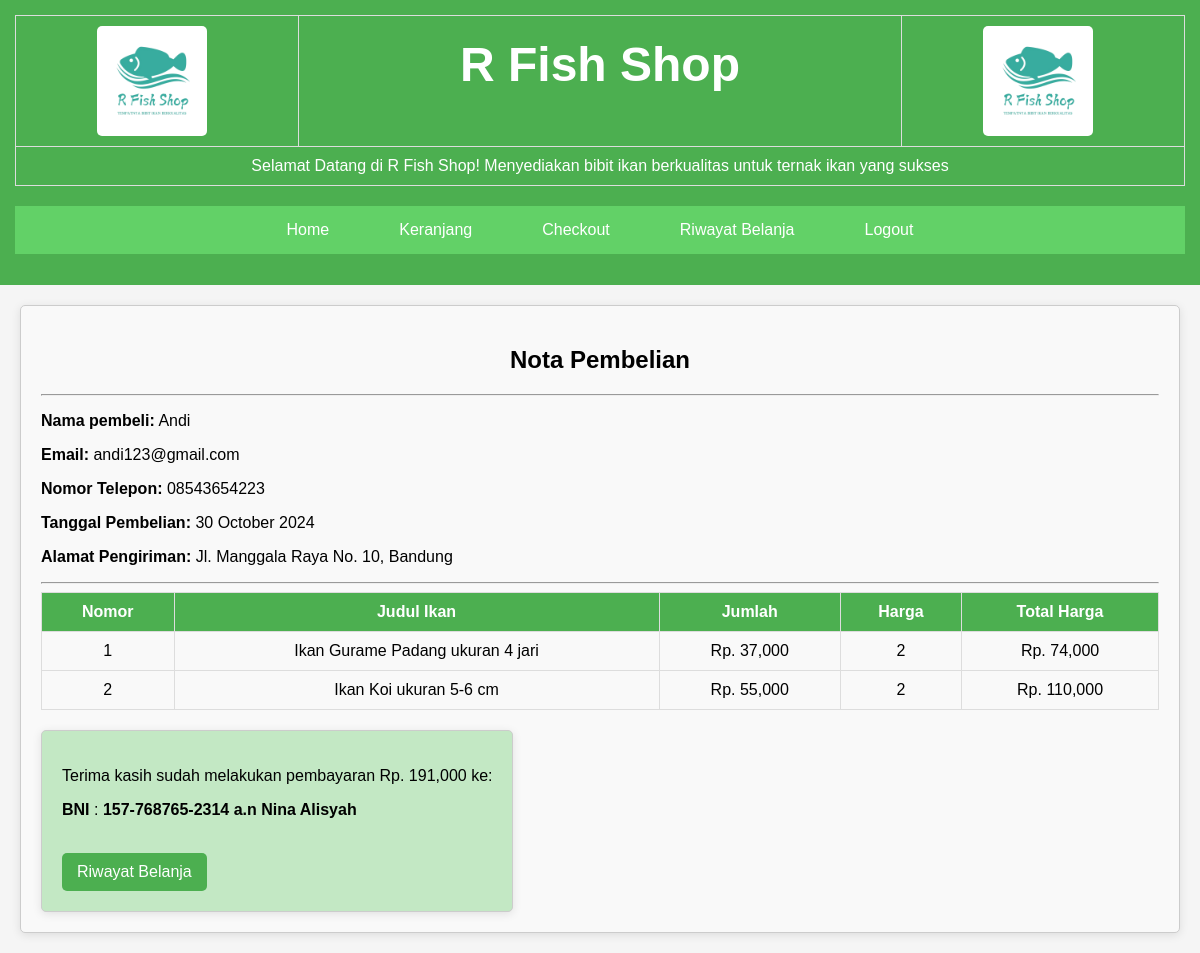
/nota.php?id_faktur=F002 (signed in), run on the app's committed database.
### tables this page shows
CREATE TABLE `faktur` (
  `id_faktur` varchar(10) NOT NULL,
  `tanggal_pembelian` date NOT NULL,
  `tanggal_pembayaran` varchar(20) NOT NULL,
  `total_harga` varchar(20) NOT NULL,
  `id_pelanggan` varchar(10) NOT NULL,
  `id_ongkir` varchar(10) NOT NULL,
  `id_metode` varchar(10) NOT NULL,
  `id_status` varchar(10) NOT NULL,
  `alamat_pengiriman` varchar(100) NOT NULL,
  `bukti_pembayaran` varchar(100) NOT NULL,
  `penilaian_produk` varchar(500) NOT NULL,
  `komplain` varchar(500) NOT NULL
);

CREATE TABLE `pelanggan` (
  `id_pelanggan` varchar(10) NOT NULL,
  `nama` varchar(50) NOT NULL,
  `email` varchar(50) NOT NULL,
  `telepon` varchar(15) NOT NULL,
  `alamat` varchar(100) NOT NULL,
  `password` varchar(20) NOT NULL
);

CREATE TABLE `transaksi` (
  `jumlah_pesanan` int(11) NOT NULL,
  `id_faktur` varchar(10) NOT NULL,
  `id_ikan` varchar(10) NOT NULL,
  `ikan` varchar(50) NOT NULL,
  `harga` varchar(20) NOT NULL,
  `subharga` varchar(20) NOT NULL
);

CREATE TABLE `ikan` (
  `id_ikan` varchar(10) NOT NULL,
  `nama_ikan` varchar(50) NOT NULL,
  `harga` varchar(20) NOT NULL,
  `foto` varchar(50) NOT NULL,
  `deskripsi` varchar(1000) NOT NULL,
  `stok` int(20) NOT NULL,
  `id_kategori` varchar(10) NOT NULL,
  `tanggal_masuk` date DEFAULT NULL
);

CREATE TABLE `metode_pembayaran` (
  `id_metode` varchar(10) NOT NULL,
  `metode` varchar(30) NOT NULL,
  `keterangan` varchar(50) NOT NULL
);

### nota.php (the view, shortened to what this page needs)
<?php
include 'config.php';
	$sql=$koneksi->query("SELECT * FROM faktur INNER JOIN pelanggan ON pelanggan.id_pelanggan=faktur.id_pelanggan WHERE faktur.id_faktur='$_GET[id_faktur]'");
	$detail=$sql->fetch_assoc();
?>
<html>
<head>
	<?php include 'head.php'; ?>
	<link rel="stylesheet" href="css/styletambah.css">
	<link rel="stylesheet" href="css/stylekeranjang.css">
</head>
<body>
	<?php include 'header.php'; ?>
	<main>
	<div class="report-box">
	<div class="container">
    <h2>Nota Pembelian</h2>
    <hr>
	<p><strong>Nama pembeli:</strong> <?php echo $detail['nama'];?></p>
    <p><strong>Email:</strong> <?php echo $detail['email'];?></p>
	<p><strong>Nomor Telepon:</strong> <?php echo $detail['telepon'];?></p>
    <p><strong>Tanggal Pembelian:</strong> <?php echo date("d F Y", strtotime($detail["tanggal_pembelian"]))?></p>
    <p><strong>Alamat Pengiriman:</strong> <?php echo $detail['alamat_pengiriman'];?></p>
    <hr>
    <table class="table table-bordered">
        <thead>
            <tr>
                <th>Nomor</th>
				<th>Judul Ikan</th>
                <th>Jumlah</th>
                <th>Harga</th>
                <th>Total Harga</th>
            </tr>
        </thead>
        <tbody>
            <?php $nomor=1;
			$sql=$koneksi->query("SELECT * FROM transaksi
			JOIN ikan ON transaksi.id_ikan=ikan.id_ikan
			JOIN faktur ON transaksi.id_faktur=faktur.id_faktur
			WHERE transaksi.id_faktur='$_GET[id_faktur]'");
			while ($pecah=$sql->fetch_assoc()){?>
			<tr>
                <td><?php echo $nomor++; ?></td>
                <td><?php echo $pecah['nama_ikan'];?></td>
                <td>Rp. <?php echo number_format($pecah['harga']);?></td>
				<td><?php echo $pecah['jumlah_pesanan'];?></td>
				<td>Rp. <?php echo number_format($pecah['subharga']);?></td>
            </tr>
			<?php } ?>
        </tbody>
    </table>
	<?php
	$ambil=$koneksi->query("SELECT * FROM faktur
	JOIN status_pemesanan ON faktur.id_status=status_pemesanan.id_status
	WHERE id_faktur='$_GET[id_faktur]'");
	while($pecah=$ambil->fetch_assoc()){?>
	<div class="report-box-nota">
	<?php if($pecah['id_status']!=="S001"){?>
	<p> Terima kasih sudah melakukan pembayaran Rp. <?php echo number_format($detail['total_harga']);?> ke: <br>
	<?php $ambil=$koneksi->query("SELECT * FROM metode_pembayaran
	JOIN faktur ON metode_pembayaran.id_metode=faktur.id_metode
	WHERE faktur.id_faktur='$_GET[id_faktur]'");
	while ($permetode = $ambil->fetch_assoc()){ ?>
	<p><strong><?php echo $permetode['metode'];?></strong> : <strong><?php echo $permetode['keterangan'];?></strong></p>
	<?php } ?>
	<br/>
	<a href="riwayat.php" class="btn-custom-save">Riwayat Belanja</a>
	<?php } ?>
	<?php } ?>
	</div>
	</div>
	</div>
	</main>
</body>
</html>

### css/styleindex.css (style rules this page uses)
body { font-family: Arial, sans-serif; margin: 0; padding: 0; background-color: #f5f5f5; }
main { padding: 20px; }
main { padding: 20px; text-align: center; }
table { width: 100%; border-collapse: collapse; margin-bottom: 20px; }
table, th, td { border: 1px solid #ddd; }
th, td { padding: 10px; text-align: center; }
th { background-color: #4CAF50; color: white; }
.btn-custom-save { display: inline-block; padding: 10px 15px; color: white; background-color: #4CAF50; border: none; border-radius: 5px; text-decoration: none; text-align: center; }

### css/styletambah.css (style rules this page uses)
.report-box { padding: 20px; border: 1px solid #ccc; border-radius: 5px; background-color: #f9f9f9; box-shadow: 0 2px 10px rgba(0, 0, 0, 0.1); }
.report-box h2 { text-align: center; }

### css/stylekeranjang.css (style rules this page uses)
html, body { height: 100%; margin: 0; }
body { display: flex; flex-direction: column; }
main { flex: 1; padding: 20px; }
table { width: 100%; border-collapse: collapse; margin-bottom: 20px; }
table, th, td { border: 1px solid #ddd; }
th, td { padding: 10px; text-align: center; }
th { background-color: #4CAF50; color: white; }
.btn-custom-save { display: inline-block; padding: 10px 15px; color: white; background-color: #4CAF50; border: none; border-radius: 5px; text-decoration: none; text-align: center; }

### nota.php (style rules this page uses)
main { padding: 20px; text-align: justify; }
.report-box-nota { display: inline-block; padding: 20px; border: 1px solid #ccc; border-radius: 5px; background-color: #c3e8c4; box-shadow: 0 2px 10px rgba(0, 0, 0, 0.1); }

### data on the page
faktur: id_pelanggan.nama "Andi", id_pelanggan.email "andi123@gmail.com", id_pelanggan.telepon "08543654223", tanggal_pembelian "30 October 2024", alamat_pengiriman "Jl. Manggala Raya No. 10, Bandung", total_harga "191,000", id_metode.metode "BNI", id_metode.keterangan "157-768765-2314 a.n Nina Alisyah"
transaksi: id_ikan.nama_ikan "Ikan Gurame Padang ukuran 4 jari", id_ikan.harga "37,000", jumlah_pesanan "2", subharga "74,000"
transaksi: id_ikan.nama_ikan "Ikan Koi ukuran 5-6 cm", id_ikan.harga "55,000", jumlah_pesanan "2", subharga "110,000"
